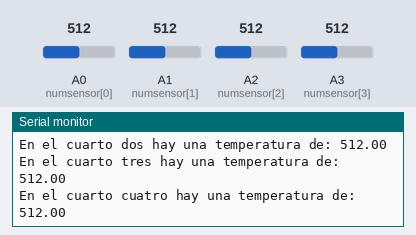
Recording of a sketch running on a simulated Arduino Uno, built with avr-gcc and run on an emulated ATmega328P. Parts: the last lines printed to the serial monitor. Inputs (shaded band) come from the test bench; at power-on: A0 (numsensor[0]) = 512, A1 (numsensor[1]) = 512, A2 (numsensor[2]) = 512, A3 (numsensor[3]) = 512.

Above: at 10.9 s.
11.0 s: A0 (numsensor[0]) set to 716
At 20.35 s:
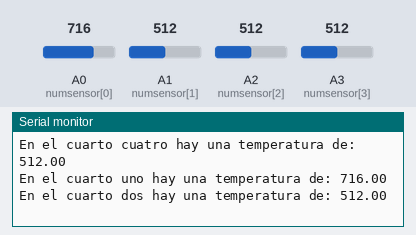
21.1 s: A1 (numsensor[1]) set to 716
At 30.54 s:
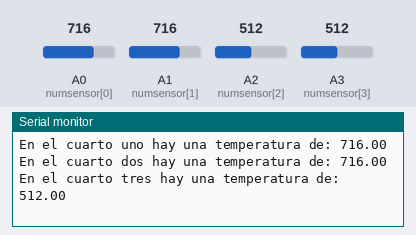
31.2 s: A2 (numsensor[2]) set to 716
At 41.1 s:
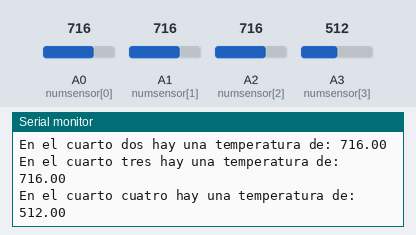
41.3 s: A3 (numsensor[3]) set to 716
At 51.3 s:
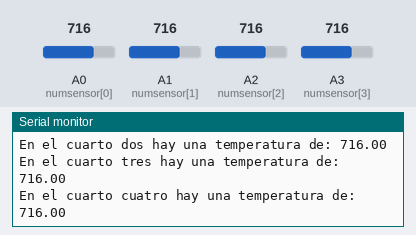
51.4 s: A0 (numsensor[0]) set to 992
At 60.91 s:
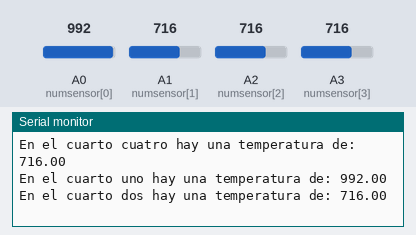
61.5 s: A1 (numsensor[1]) set to 992
At 71.9 s:
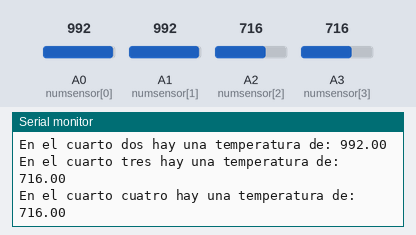
Timing chart, 0 to 72.6 s (numbered marks = the images above; inputs shaded):
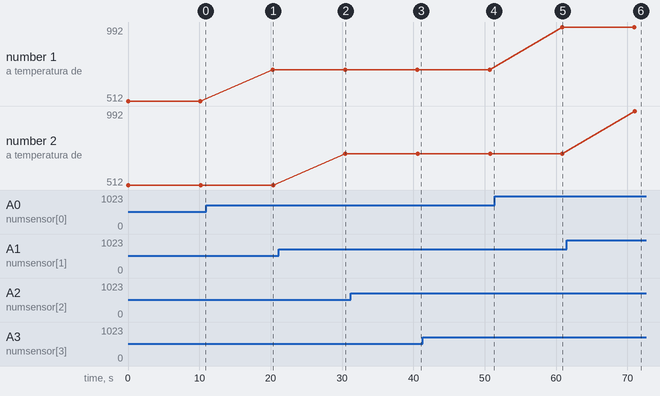

The sketch:

TP1_4.ino
```cpp
struct Temperaturas
{
  float temp;
};

const int numsensor[] = {A0, A1, A2, A3};
Temperaturas t1[4];

void setup()
{

  Serial.begin(9600);
}

void loop()
{
  for (int i = 0; i < 4; i++)
  {
    t1[i].temp = analogRead(numsensor[i]);

    switch (i)
    {
    case 0:
      Serial.print("En el cuarto uno hay una temperatura de: ");
      Serial.println(t1[i].temp);
      break;
    case 1:
      Serial.print("En el cuarto dos hay una temperatura de: ");
      Serial.println(t1[i].temp);
      break;
    case 2:
      Serial.print("En el cuarto tres hay una temperatura de: ");
      Serial.println(t1[i].temp);
      break;
    case 3:
      Serial.print("En el cuarto cuatro hay una temperatura de: ");
      Serial.println(t1[i].temp);
      break;
    }
  }
  delay(10000);
}
```

Measured:
- after the input at 11.0 s, the serial monitor: prints a new line after 9.3 s (image 1)
- after the input at 21.1 s, the serial monitor: prints a new line after 9.4 s (image 2)
- after the input at 31.2 s, the serial monitor: prints a new line after 9.5 s (image 3)
- after the input at 41.3 s, the serial monitor: prints a new line after 9.6 s (image 4)
- after the input at 51.4 s, the serial monitor: prints a new line after 9.4 s (image 5)
- after the input at 61.5 s, the serial monitor: prints a new line after 9.5 s (image 6)
- plotted number 1: 512 → 716 after the input at 11.0 s, 716 → 992 after the input at 51.4 s
